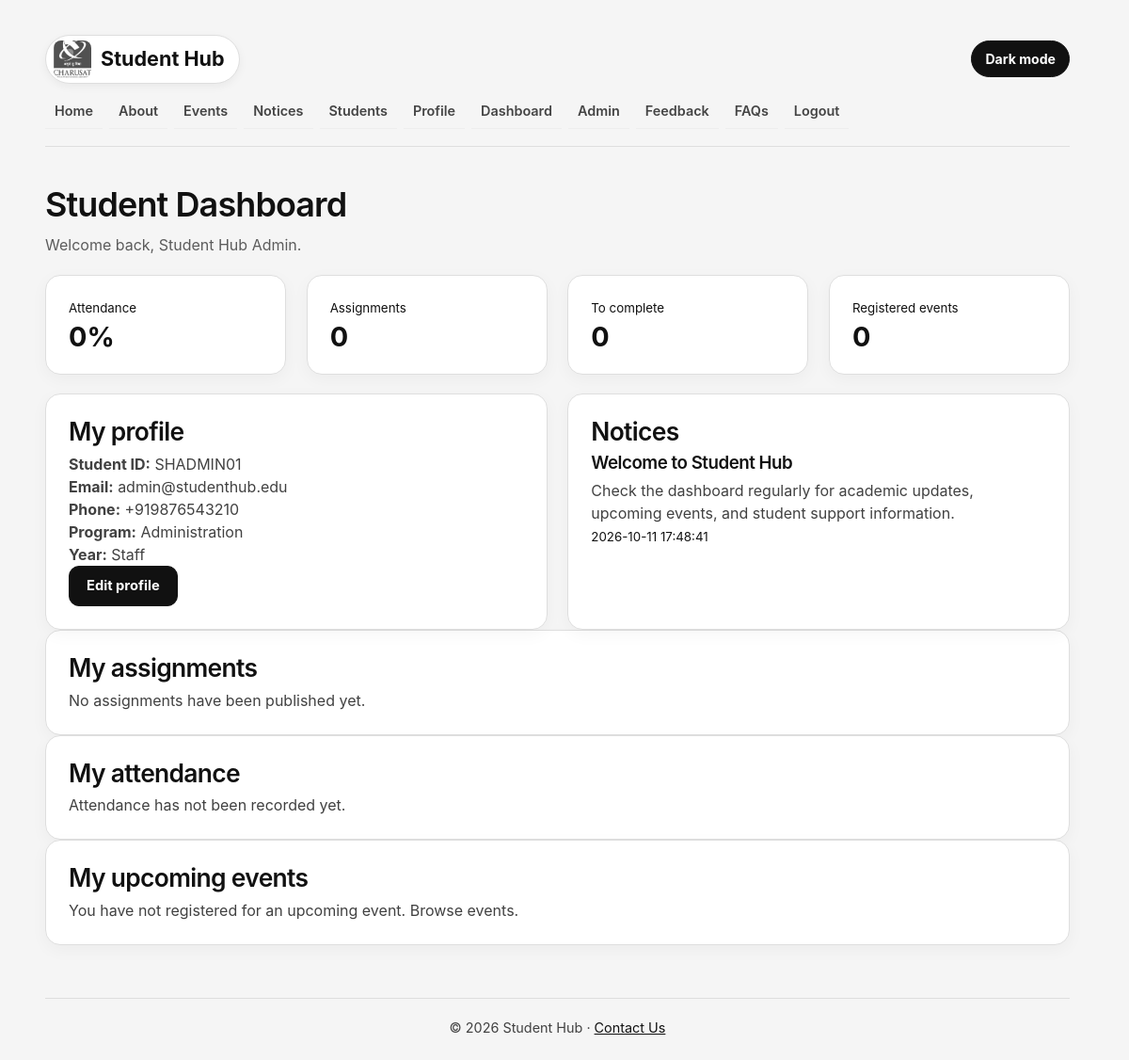
Screenshot of /pages/dashboard.php (signed in) with the database file from the repository.
### tables this page shows
CREATE TABLE IF NOT EXISTS students (
    student_id BIGINT UNSIGNED NOT NULL AUTO_INCREMENT,
    student_code VARCHAR(30) NOT NULL,
    full_name VARCHAR(100) NOT NULL,
    email VARCHAR(254) NOT NULL,
    password_hash VARCHAR(255) NOT NULL,
    role ENUM('student', 'admin') NOT NULL DEFAULT 'student',
    phone VARCHAR(30) NULL,
    date_of_birth DATE NULL,
    gender ENUM('Female', 'Male', 'Other', 'Prefer not to say') NULL,
    program VARCHAR(120) NULL,
    academic_year VARCHAR(20) NULL,
    address VARCHAR(255) NULL,
    bio VARCHAR(500) NULL,
    enrollment_date DATE NULL,
    gpa DECIMAL(4,2) NULL,
    account_status ENUM('active', 'inactive', 'suspended') NOT NULL DEFAULT 'active',
    created_at TIMESTAMP NOT NULL DEFAULT CURRENT_TIMESTAMP,
    updated_at TIMESTAMP NOT NULL DEFAULT CURRENT_TIMESTAMP ON UPDATE CURRENT_TIMESTAMP,
    PRIMARY KEY (student_id),
    UNIQUE KEY uq_students_student_code (student_code),
    UNIQUE KEY uq_students_email (email),
    CONSTRAINT chk_students_gpa CHECK (gpa IS NULL OR (gpa >= 0 AND gpa <= 4.00))
);

CREATE TABLE IF NOT EXISTS notices (
    notice_id BIGINT UNSIGNED NOT NULL AUTO_INCREMENT,
    title VARCHAR(180) NOT NULL,
    body TEXT NOT NULL,
    published_at TIMESTAMP NOT NULL DEFAULT CURRENT_TIMESTAMP,
    expires_at DATETIME NULL,
    PRIMARY KEY (notice_id),
    KEY idx_notices_published_at (published_at)
);

### pages/dashboard.php (the view, shortened to what this page needs)
<?php
$database = auth_database();
$studentId = (int) $_SESSION['student_id'];
$profileStatement = $database->prepare(
    'SELECT student_id, student_code, full_name, email, phone, program, academic_year, address, bio
     FROM students WHERE student_id = ? AND account_status = "active" LIMIT 1'
);
$profileStatement->bind_param('i', $studentId);
$profileStatement->execute();
$student = $profileStatement->get_result()->fetch_assoc();
$attendanceStatement = $database->prepare(
    "SELECT COUNT(*) AS total, COALESCE(SUM(attendance_status = 'present'), 0) AS present
     FROM attendance_records WHERE student_id = ?"
);
$attendanceStatement->bind_param('i', $studentId);
$attendanceStatement->execute();
$attendance = $attendanceStatement->get_result()->fetch_assoc();
$assignmentStatement = $database->prepare(
    "SELECT a.assignment_id, a.title, a.subject, a.description, a.due_at,
            COALESCE(s.status, IF(a.due_at < NOW(), 'overdue', 'pending')) AS submission_status
     FROM assignments a
     LEFT JOIN assignment_submissions s ON s.assignment_id = a.assignment_id AND s.student_id = ?
     ORDER BY a.due_at IS NULL, a.due_at LIMIT 20"
);
$assignmentStatement->bind_param('i', $studentId);
$assignmentStatement->execute();
$assignments = $assignmentStatement->get_result()->fetch_all(MYSQLI_ASSOC);
$noticeQuery = $database->query(
    'SELECT title, body, published_at FROM notices WHERE expires_at IS NULL OR expires_at >= NOW()
     ORDER BY published_at DESC LIMIT 10'
);
$notices = $noticeQuery->fetch_all(MYSQLI_ASSOC);
$eventStatement = $database->prepare(
    "SELECT e.title, e.starts_at, e.location, r.registration_status
     FROM event_registrations r JOIN events e ON e.event_id = r.event_id
     WHERE r.student_id = ? AND r.registration_status = 'registered' AND e.starts_at >= NOW()
     ORDER BY e.starts_at LIMIT 10"
);
$eventStatement->bind_param('i', $studentId);
$eventStatement->execute();
$registeredEvents = $eventStatement->get_result()->fetch_all(MYSQLI_ASSOC);
$escape = static fn (string $value): string => htmlspecialchars($value, ENT_QUOTES | ENT_SUBSTITUTE, 'UTF-8');
$attendanceTotal = (int) ($attendance['total'] ?? 0);
$attendancePercent = $attendanceTotal > 0 ? (int) round((int) $attendance['present'] * 100 / $attendanceTotal) : 0;
$pendingAssignments = count(array_filter($assignments, static fn (array $assignment): bool => in_array($assignment['submission_status'], ['pending', 'overdue'], true)));
?>
<!DOCTYPE html>
<html lang="en">
<head>
    <link rel="stylesheet" href="../styles/dashboard.css">
    <link rel="stylesheet" href="../styles/site.css">
</head>
<body class="site-page">
    <div class="page-wrapper">
        <main class="main-content">
            <header class="navbar">
                <a href="../index.html" class="brand"><div class="logo"><img src="../logo.jpeg" alt="Student Hub Logo"></div>Student Hub</a>
                <button class="theme-toggle" type="button" aria-label="Switch to dark theme" aria-pressed="false">Dark mode</button>
                <ul class="nav-links">
                    <li><a href="../index.html">Home</a></li><li><a href="about.html">About</a></li>
                    <li><a href="events.php">Events</a></li><li><a href="notices.php">Notices</a></li>
                    <li><a href="students.html">Students</a></li><li><a href="#profile" aria-current="page">Profile</a></li>
                    <li><a href="dashboard.php">Dashboard</a></li>
                    <?php if (($_SESSION['student_role'] ?? '') === 'admin'): ?><li><a href="admin.php">Admin</a></li><?php endif; ?>
                    <li><a href="feedback.html">Feedback</a></li><li><a href="faqs.php">FAQs</a></li>
                    <li><a href="logout.php">Logout</a></li>
                </ul>
            </header>
            <h1>Student Dashboard</h1>
            <p class="text-muted">Welcome back, <?php echo $escape($student['full_name']); ?>.</p>
            <div class="grid-4" style="margin:20px 0;">
                <div class="card"><small>Attendance</small><strong style="font-size:1.8rem;"><?php echo $attendancePercent; ?>%</strong></div>
                <div class="card"><small>Assignments</small><strong style="font-size:1.8rem;"><?php echo count($assignments); ?></strong></div>
                <div class="card"><small>To complete</small><strong style="font-size:1.8rem;"><?php echo $pendingAssignments; ?></strong></div>
                <div class="card"><small>Registered events</small><strong style="font-size:1.8rem;"><?php echo count($registeredEvents); ?></strong></div>
            </div>
            <div class="grid-2">
                <section class="panel" id="profile">
                    <h2>My profile</h2>
                    <p><strong>Student ID:</strong> <?php echo $escape($student['student_code']); ?></p>
                    <p><strong>Email:</strong> <?php echo $escape($student['email']); ?></p>
                    <p><strong>Phone:</strong> <?php echo $escape($student['phone'] ?? 'Not provided'); ?></p>
                    <p><strong>Program:</strong> <?php echo $escape($student['program'] ?? 'Not provided'); ?></p>
                    <p><strong>Year:</strong> <?php echo $escape($student['academic_year'] ?? 'Not provided'); ?></p>
                    <button class="btn" id="editProfileButton" type="button" aria-expanded="false">Edit profile</button>
                </section>
                <section class="panel">
                    <h2>Notices</h2>
                    <?php foreach ($notices as $notice): ?>
                        <article><h3><?php echo $escape($notice['title']); ?></h3><p><?php echo nl2br($escape($notice['body'])); ?></p><small><?php echo $escape($notice['published_at']); ?></small></article>
                    <?php endforeach; ?>
                </section>
            </div>
            <section class="panel">
                <h2>My assignments</h2>
                <?php if ($assignments): ?>
                    <div class="table-responsive"><table><thead><tr><th>Assignment</th><th>Subject</th><th>Due</th><th>Status</th></tr></thead><tbody>
                    <?php foreach ($assignments as $assignment): ?>
                        <tr><td><?php echo $escape($assignment['title']); ?></td><td><?php echo $escape($assignment['subject']); ?></td><td><?php echo $escape($assignment['due_at'] ?? 'Not scheduled'); ?></td><td><?php echo $escape(ucfirst($assignment['submission_status'])); ?></td></tr>
                    <?php endforeach; ?>
                    </tbody></table></div>
                <?php else: ?><p>No assignments have been published yet.</p><?php endif; ?>
            </section>
            <section class="panel">
                <h2>My attendance</h2>
                <?php if ($attendanceTotal > 0): ?>
                    <p><?php echo (int) $attendance['present']; ?> of <?php echo $attendanceTotal; ?> classes marked present.</p>
                <?php else: ?><p>Attendance has not been recorded yet.</p><?php endif; ?>
            </section>
            <section class="panel">
                <h2>My upcoming events</h2>
                <?php if (!$registeredEvents): ?><p>You have not registered for an upcoming event. <a href="events.php">Browse events</a>.</p><?php endif; ?>
            </section>
        </main>
        <footer class="footer"><p>&copy; 2026 Student Hub &middot; <a href="contact.html">Contact Us</a></p></footer>
    </div>
</body>
</html>

### styles/dashboard.css (style rules this page uses)
html, body { height: 100%; }
body { background: #eaeaea; font-family: Arial, sans-serif; color: #111; display: flex; justify-content: center; align-items: flex-start; padding: 0; }
.page-wrapper { max-width: none; width: 100%; background: #fff; border-radius: 0; box-shadow: none; display: flex; flex-direction: column; min-height: 100vh; padding: 20px 36px 0; }
.main-content { flex: 1 0 auto; }
a { text-decoration: none; color: #111; }
h1, h2, h3 { font-weight: 600; color: #111; margin-bottom: 6px; }
p { color: #333; line-height: 1.5; }
.text-muted { color: #555; }
.navbar { display: flex; flex-wrap: wrap; justify-content: space-between; align-items: center; padding: 10px 0 14px; border-bottom: 1px solid #d4d4d4; margin-bottom: 28px; }
.brand { display: flex; align-items: center; gap: 12px; font-size: 1.6rem; font-weight: 700; background: #f4f4f4; padding: 2px 14px 2px 10px; border-radius: 30px; border: 1px solid #d4d4d4; }
.logo { width: 40px; height: 40px; border-radius: 8px; display: flex; align-items: center; justify-content: center; }
.logo img { width: 100%; height: 100%; border-radius: 8px; object-fit: cover; }
.nav-links { display: flex; flex-wrap: wrap; gap: 6px 16px; list-style: none; }
.nav-links a { font-size: 0.95rem; padding: 4px 0; border-bottom: 2px solid transparent; }
.card, .panel { background: #fff; border: 1px solid #d4d4d4; border-radius: 14px; padding: 18px 16px; }
.grid-2 { display: grid; grid-template-columns: repeat(auto-fit, minmax(230px, 1fr)); gap: 18px; }
.grid-4 { display: grid; grid-template-columns: repeat(auto-fit, minmax(150px, 1fr)); gap: 14px; }
.footer { flex-shrink: 0; margin-top: 32px; padding: 16px 0 18px; border-top: 1px solid #d4d4d4; text-align: center; color: #555; font-size: 0.9rem; background: #fff; }
.footer a { color: #111; text-decoration: underline; }
ul { list-style: none; }
ul li { padding: 6px 0; border-bottom: 1px solid #eee; }
@media (min-width: 1100px) { .page-wrapper { padding: 28px 52px 0; } }
@media (min-width: 1100px) { .navbar { padding: 14px 0 20px; } }
@media (min-width: 1100px) { .brand { font-size: 2rem; } }
@media (min-width: 1100px) { .grid-2, .grid-4 { gap: 22px; } }
@media (min-width: 1100px) { .card, .panel { padding: 22px 20px; } }

### rows the page displays
students: full_name "Student Hub Admin", student_code "SHADMIN01", email "admin@studenthub.edu", phone "+919876543210", program "Administration", academic_year "Staff"
notices: title "Welcome to Student Hub", body "Check the dashboard regularly for academic updates, upcoming events, and student support information.", published_at "2026-10-11 17:48:41"

### other values shown
$attendancePercent "0"
count($assignments) "0"
$pendingAssignments "0"
count($registeredEvents) "0"
